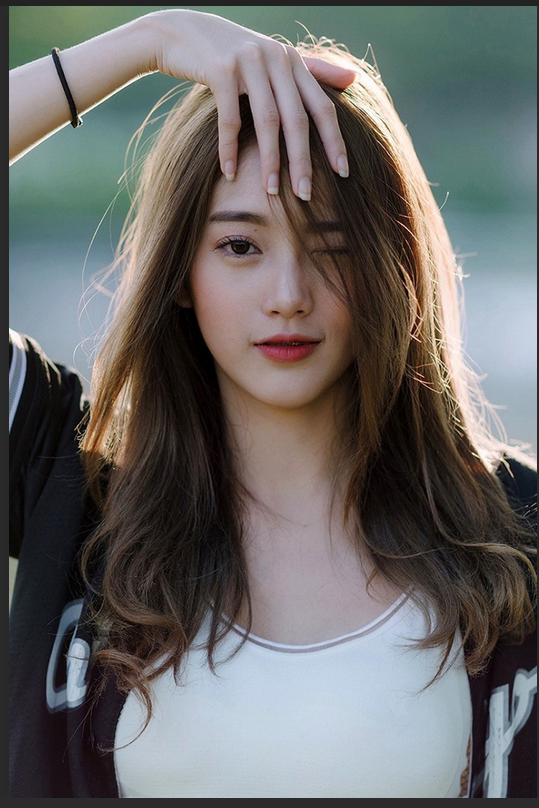
#> input picture 1.opencv_basics/girl.png, 539 x 808 px
$ python shape_counter.py --input girl.png --output out.png
#> lines starting #> are read from the running program, lines starting #| are printed output that depends on the picture; after the words box and inside, x2 and y2 are one past the last pixel; in counts of white or black regions, pixels touching at a corner belong together
import argparse
import imutils
import cv2

ap = argparse.ArgumentParser()
ap.add_argument("-i", "--input", required=True, help="Path to input image")
ap.add_argument("-o", "--output", required=True, help="Path to the output image")
args = vars(ap.parse_args())

# load the input image from disk
image = cv2.imread(args["input"])
#> image is the input picture: shape (808, 539, 3); mean B, G, R 103.1, 104.4, 105.7

# convert the image to gray it, blur it, and threshold it
gray = cv2.cvtColor(image, cv2.COLOR_BGR2GRAY)
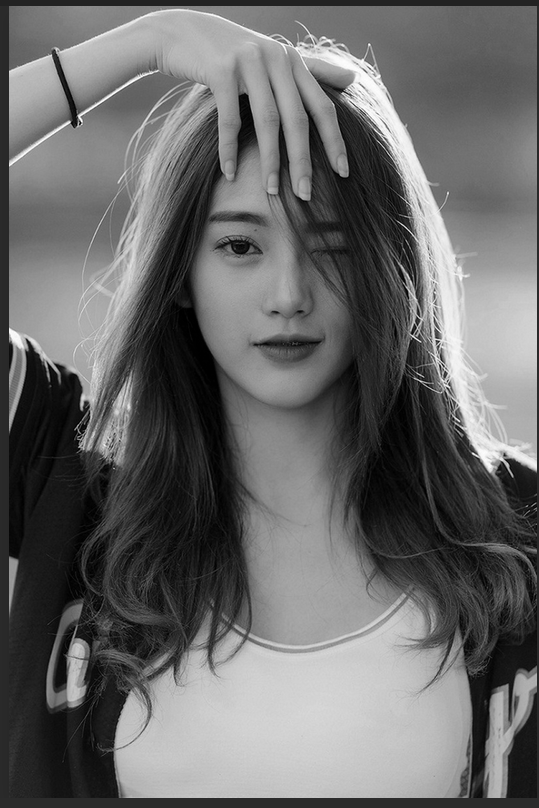
#> gray: shape (808, 539); min 0, max 255, mean 104.7
blurred = cv2.GaussianBlur(gray, (7,7), 0)
thresh = cv2.threshold(blurred, 60, 255, cv2.THRESH_BINARY)[1]
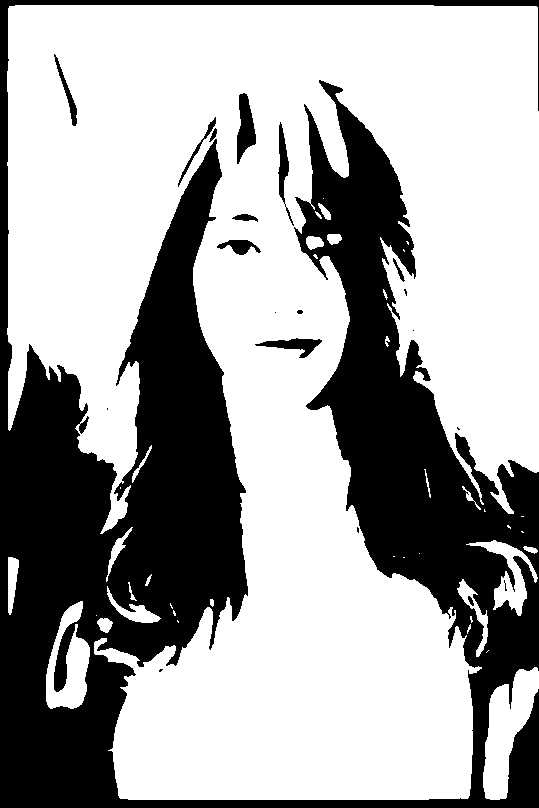
#> thresh: shape (808, 539); 64.7% white; 20 black regions (8 under 20 px)

# extract contours from the image
cnts = cv2.findContours(thresh.copy(), cv2.RETR_EXTERNAL, cv2.CHAIN_APPROX_SIMPLE)
#> cnts = 41 contours, 23 with area under 20; largest, box (x1, y1, x2, y2) and area: (7, 5, 539, 800) 270914, (483, 667, 539, 800) 3756, (46, 601, 90, 709) 2358, (466, 540, 538, 616) 1428, (457, 579, 488, 657) 528
cnts = imutils.grab_contours(cnts)

# loop over the contours and draw them  on the input image
for c in cnts:
    cv2.drawContours(image, [c], -1, (0,255,0), 3)
#> this loop made 41 passes
#> c on passes 2, 4, 7, 16, 18, 19, 22, 25, 26, 27, 34, 40: [[488, 650], [486, 652]], [[177, 620], [177, 621], [178, 622], [178, 621]], [[96, 615]], [[403, 557], [404, 557]], [[393, 556], [394, 556]], [[419, 553]], [[521, 531], [522, 532], [523, 532], [522, 531]], [[521, 516], [523, 516]], [[484, 509], [484, 511], [485, 511], [484, 510]], [[120, 487], [120, 488]], [[403, 249], [403, 250], [404, 251], [404, 250]], [[323, 198]]
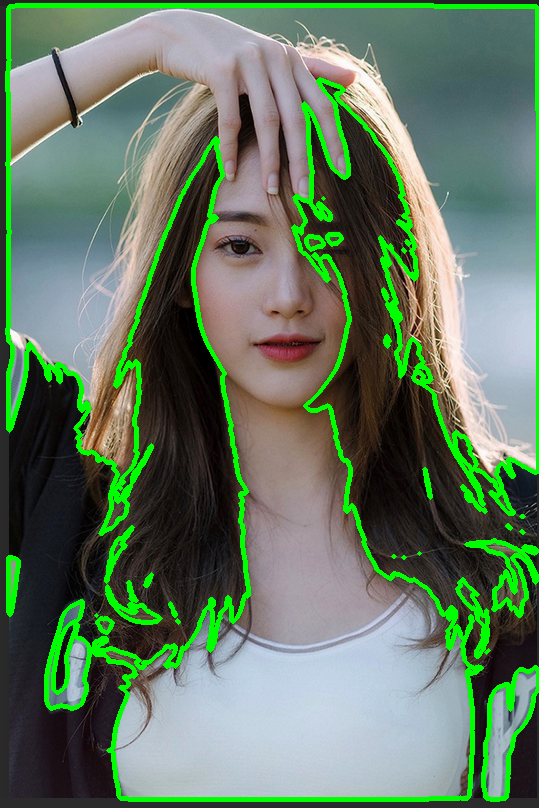
#> image: shape (808, 539, 3); 8.85% of pixels changed, all inside (x1, y1, x2, y2) = (5, 3, 539, 802)

# display the total num of shapes on images
text = f"I found total shape {len(cnts)}"
#> text = 'I found total shape 41'
cv2.putText(image, text, (20, 70), cv2.FONT_HERSHEY_PLAIN, 8, (0,0,255), 8)
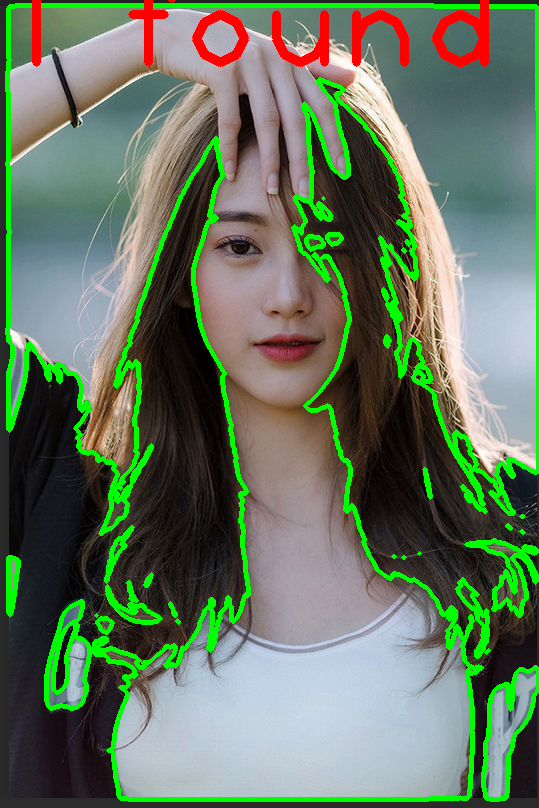
#> image: shape (808, 539, 3); 1.63% of pixels changed, all inside (x1, y1, x2, y2) = (32, 0, 489, 67)

# write the output image to desk
cv2.imwrite(args["output"], image)
